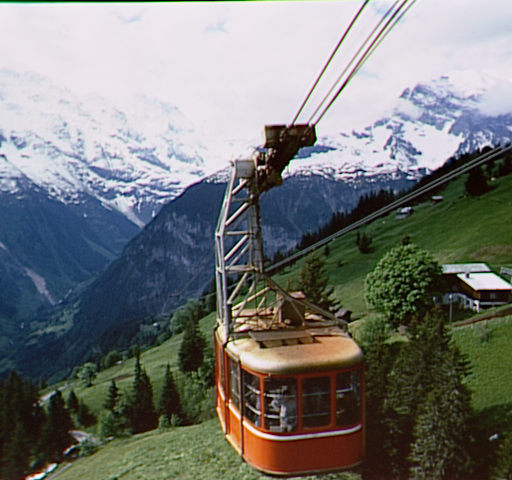
#> input picture Users/Lenovo/Desktop/S2/multimedia/cablecar.bmp, 512 x 480 px
$ python tp1.py
#> lines starting #> are read from the running program, lines starting #| are printed output that depends on the picture
import cv2
import numpy as np
import matplotlib.pyplot as plt

# Read the image
img = cv2.imread('cablecar.bmp')
#> img is the input picture: shape (480, 512, 3); mean B, G, R 117.6, 120, 117.9
if img is None:
    print("Erreur : Impossible de charger l'image.")
else:
        print (type(img))
#| <class 'numpy.ndarray'>
        # Get the image height and width
        height, width, channels = img.shape
#> height = 480; width = 512; channels = 3
        print (f'height: {height} / width: {width} / channels: {channels}')
#| height: 480 / width: 512 / channels: 3
        # Create a window with a title "Image" to display the image
        cv2.imshow("Image", img)
        # Hold the screen until the user closes it.
        cv2.waitKey(0)
        # Destroy the window
        cv2.destroyAllWindows()

# Resize an image
resized_img = cv2.resize(img, (int(img.shape[1]/2), int(img.shape[0]/2)))
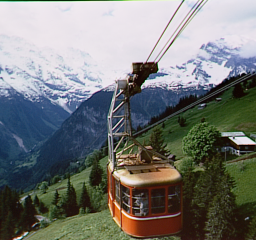
#> resized_img: shape (240, 256, 3); mean B, G, R 117.8, 120.1, 118
# Save the image
cv2.imwrite("resized.png", resized_img)

import numpy as np

# Convert from BGR to YCrCb color space: Y is the Luminance component, Cb and Cr chrominance components
img_ycrcb = cv2.cvtColor(resized_img, cv2.COLOR_BGR2YCrCb)
#> img_ycrcb: shape (240, 256, 3); mean of channels 0, 1, 2 119.2, 127.1, 127.2
cv2.imwrite("ycrcb_random.png", img_ycrcb)
# Convert from BGR to HSV color space
img_hsv = cv2.cvtColor(resized_img, cv2.COLOR_BGR2HSV)
#> img_hsv: shape (240, 256, 3); mean H, S, V 83.4, 90.1, 133.9
cv2.imwrite("hsv_random.png", img_hsv)
# Convert an RGB image to grayscale
img_gray = cv2.cvtColor(resized_img, cv2.COLOR_BGR2GRAY)
# concatenate image Horizontally
images = np.concatenate((cv2.cvtColor(img_gray, cv2.COLOR_GRAY2BGR), img_ycrcb, img_hsv), axis=1)
#> images: shape (240, 768, 3); mean of channels 0, 1, 2 107.3, 112.2, 126.8
cv2.imshow('Gray, YCrCb and HSV images', images)
cv2.waitKey(0)
cv2.destroyAllWindows()

import matplotlib.pyplot as plt
# Read the image with OpenCV

# Converting BGR color to RGB color format
RGB_img = cv2.cvtColor(img, cv2.COLOR_BGR2RGB)

# Display the image using plt
plt.imshow(RGB_img)
# Show without the axes
plt.axis('off')
# Put a title
plt.title('Image')
plt.show()

# %%
# Separate and merge RGB images
B, G, R = cv2.split(img)
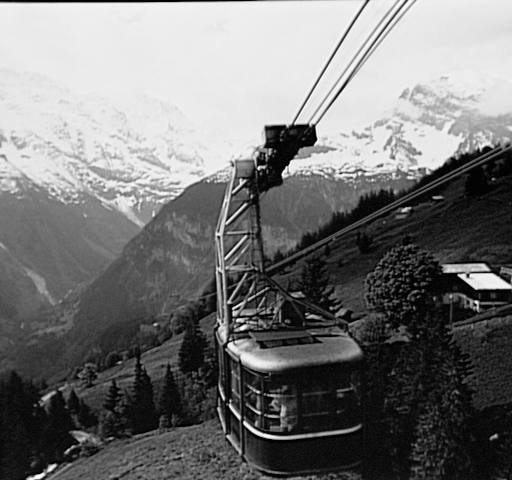
#> B: shape (480, 512); min 0, max 255, mean 117.6
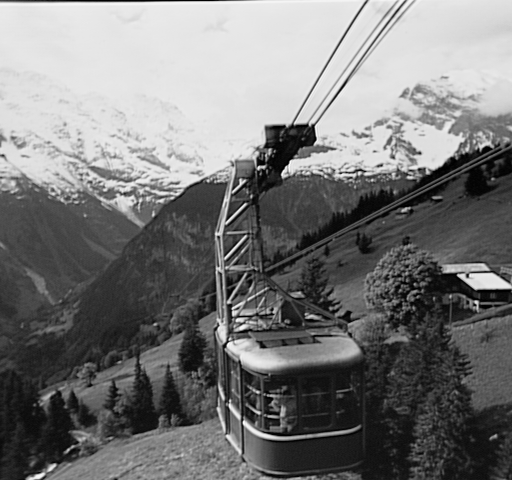
#> G: shape (480, 512); min 0, max 255, mean 120
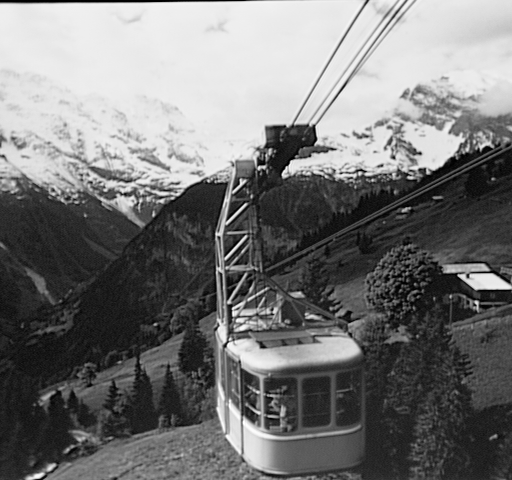
#> R: shape (480, 512); min 0, max 255, mean 117.9
RGB_img = cv2.merge([R, G, B])

plt.imshow(RGB_img)
plt.axis('off')
plt.title('Image')
plt.show()

# %%
# création d’images vide de la même forme que l’image d’origine
R_img = np.zeros_like(img)
G_img = np.zeros_like(img)
B_img = np.zeros_like(img)

# assigner la valeur de chaque canal a la composante correspondante en laissant les autres canaux a 0
R_img[:, :, 0] = R  # Canal Rouge
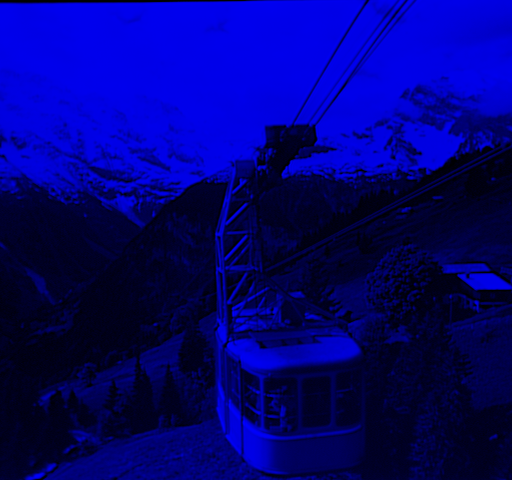
#> R_img: shape (480, 512, 3); mean of channels 0, 1, 2 117.9, 0, 0; drawn as B, G, R
G_img[:, :, 1] = G  # Canal Vert
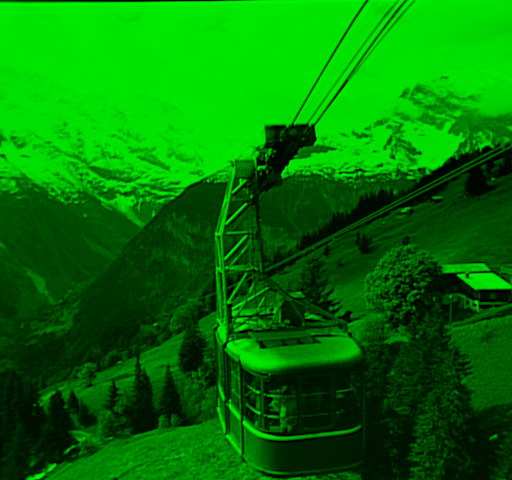
#> G_img: shape (480, 512, 3); mean of channels 0, 1, 2 0, 120, 0; drawn as B, G, R
B_img[:, :, 2] = B  # Canal Bleu
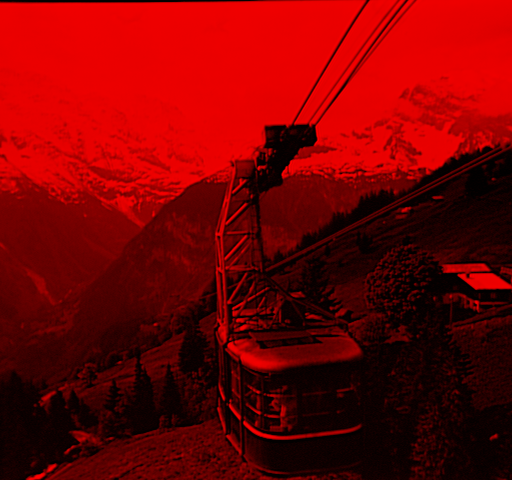
#> B_img: shape (480, 512, 3); mean of channels 0, 1, 2 0, 0, 117.6; drawn as B, G, R

figure, plot = plt.subplots(nrows=1, ncols=3)

plot[0].imshow(R_img)
plot[0].set_title('canal rouge')
plot[0].axis('off')

plot[1].imshow(G_img)
plot[1].set_title('canal vert')
plot[1].axis('off')

plot[2].imshow(B_img)
plot[2].set_title('canal bleu')
plot[2].axis('off')

plt.show()
